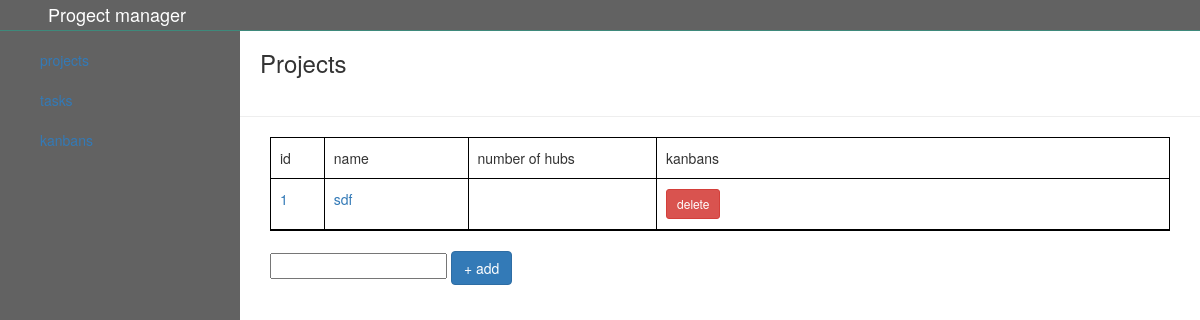
/, run on an earlier commit of the app's database.
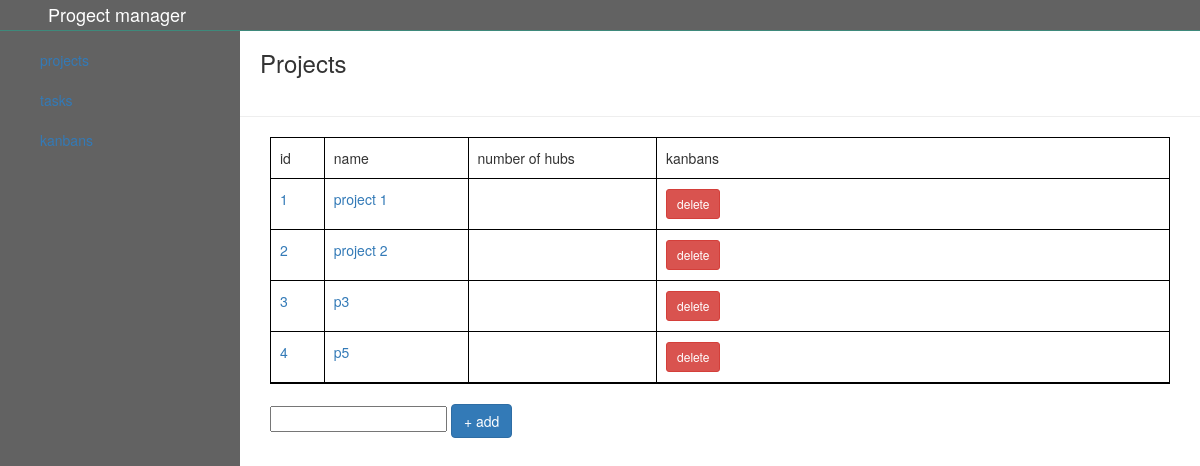
And on a later commit of the database.
### app.py (models this page shows, shortened)
class Project(db.Model):
    id = db.Column(db.Integer, primary_key=True)
    name = db.Column(db.String(20), unique=True, nullable=False)
    kanbans = db.relationship('Kanban', backref='project',lazy=True)
    hubs = db.relationship('Taskhub', backref='project',lazy=True)

### app.py (the view)
@app.route('/', methods = ['GET','POST'])
def home():
    projects = Project.query.all()
    return render_template('index.html',projects=projects)

### templates/index.html (shortened to what this page needs)
{% extends 'base.html' %}
{% block body %}
        <div class="main">
            <section class="projects">
                <h3>Projects</h3>
                <hr>
                <ul>
                   <li>
                       <p class="no">id</p>
                       <p class="name">name</p>
                       <p class="hubs">number of hubs</p>
                       <p class="kanbans">kanbans</p>
                   </li>
                    {% for project in projects%}
                    <li>
                        <p class="no"><a class="project" href="project/{{project.id}}">{{project.id}}</a></p>
                       <p class="name"><a class="project" href="project/{{project.id}}">{{project.name}}</a></p>
                       <p class="hubs"><a class="project" href="project/{{project.id}}"></a></p>
                       <p class="kanbans">
                            <a href="/projectDelete/{{project.id}}" class="btn btn-danger btn-sm">delete</a>
                        </p>
                    </li>
                    {% endfor %}
                </ul>
                <form method='post' action="/addProject">
                    <input type="text" name="name">
                    <button class='btn btn-primary' type='submit'>+ add</button>
                </form>
            </section>
        </div>
    </div>
{% endblock %}

### templates/base.html (shortened to what this page needs)
<!doctype html>
<html lang="en">
<head>
    <link rel="stylesheet" href="../static/lib/bootstrap/css/bootstrap.css">
    <link rel="stylesheet" href="../static/lib/font-awesome/css/font-awesome.min.css">
    <link rel="stylesheet" href="../static/css/style.css">
</head>
<body>
        <header>
            <h2>Progect manager</h2>
        </header>
        <div class="main-cont">
            <div class="dashboard">
                <ul>
                    <li><a href="/">projects</a></li>
                    <li><a href="/">tasks</a></li>
                    <li><a href="/">kanbans</a></li>
                </ul>
            </div>
{% block body %}
{% endblock %}
</body>
</html>

### static/css/style.css (style rules this page uses)
header { margin-bottom: 30px; }
header h2 { margin: 0; padding: 5px 4%; font-size: 18px; position: fixed; left: 0; top: 0; width: 100%; background: #626262; color: white; border-bottom: 1px solid #3e897b; z-index: 1; }
.main-cont { display: flex; }
.main-cont .dashboard { width: 20%; background: #626262; height: 100vh; }
.main-cont .dashboard ul { list-style: none; position: fixed; height: 100%; left: 0; width: 20%; background: #626262; height: 100vh; }
.main-cont .dashboard ul li { margin: 20px 0; }
.main-cont .main { width: 80% }
.main-cont .main h3 { margin: 0; padding: 20px; }
.main-cont .main ul { list-style: none; border: 1px solid black; padding: 0; margin: 10px 30px; }
.main-cont .main ul li { display: flex; border-bottom: 1px solid black; }
.main-cont .main ul li p { margin: 0; padding: 10px 0; margin-left: 1%; }
.main-cont .main ul li .no { width: 5%; border-right: 1px solid black; }
.main-cont .main ul li .name { width: 15% !important; border-right: 1px solid black; }
.main-cont .main ul li .hubs { width: 20% !important; border-right: 1px solid black; }
.main-cont form { margin: 20px 30px; }

What changed in the data, as far as the page shows it:
changed Project id 1: name "sdf" → "project 1"
added Project: id "2", name "project 2"
added Project: id "3", name "p3"
added Project: id "4", name "p5"
